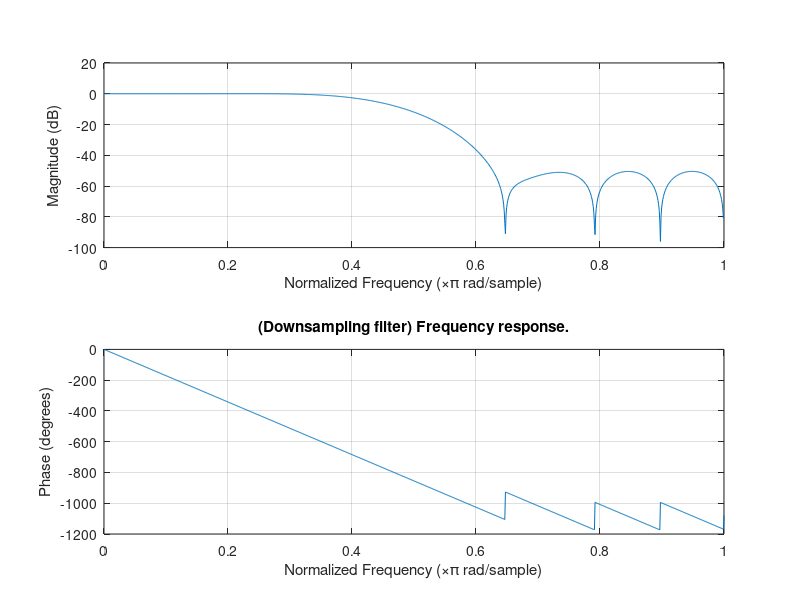

MATLAB code to generate this figure: (Note: this script raises an error after producing the figure.)
%Downsample z-stack with an integer factor. The input is band-passed with a
%bandpass-filter
clc;
close all;
clear all;
Md = 2; %Downsampling factor in z
Mu = 1; %Upsampling factor in z. The combined factor between downsampling and upsampling will be a new resampling factor of Mu/Mz
L = 19; %Filter length
h = fir1(L,1/Md*0.9);
figure(1);freqz(h,1,1024);
title('(Downsampling filter) Frequency response.');


%Dimension of each image
curfolder = 'D:\Mikhail\QDIC\Embryos_2016_02_26\checkpoint6_zees_more';
outdir = 'D:\Mikhail\QDIC\Embryos_2016_02_26\40x_data\checkpoint6_zees_more\Raw_frames';
if (~exist(outdir))
    mkdir(outdir);
end
ff=10;
tt=0:0;
chh=1;
ii=0;
cc=0;
rr=0;
zz = 0:2048;
mm=0:3;
fname =@(odir,f,t,i,ch,c,r,z,m) sprintf('%s\\f%d_t%d_i%d_ch%d_c%d_r%d_z%d_m%d.tif',odir,f,t,i,ch,c,r,z,m);
fname2 =@(odir,f,t,i,ch,c,r,z,str) sprintf('%s\\f%d_t%d_i%d_ch%d_c%d_r%d_z%d_%s.tif',odir,f,t,i,ch,c,r,z,str);




%Now, go downsampling the data
p=gcp;
delete(p);
p=parpool(2);


hr = fir1(L,1/max(Mu,Md)*0.9);
figure(1);freqz(hr,1,1024);
title('(Resampling filter) Frequency response.');
disp(['Downsampling: ' num2str(Md) 'x, upsampling: ' num2str(Mu) 'x...']);
    
%Polyphase filtering, make sure the length of the polyphase filter is  
h_L = length(hr(:));
h_L1 = ceil(h_L/lcm(Md,Mu))*lcm(Md,Mu); %Make sure the length of the filter is a multiple of Mu and Md. This will make the indexing less...crazy.
%Zeropad the data with 0 to make the filter polyphase
h_poly = [hr(:);zeros(h_L1-h_L,1)];
%Select polyphase filter
h_poly_length = h_L1/Md; %Length of each polyphase filter

    
newdatalength = ceil(length(zz)*Mu/Md)*Md;%Make sure the new size is is 
disp(['Original data length: ' num2str(length(zz)) ', new length after upsampling: ' num2str(newdatalength)]);
frametype = 'raw';
parfor f=ff
    for t=tt
        for i=ii
            for ch=chh
                for c=cc
                    for r=rr
                        if (strcmp(frametype,'raw')==1)
                            %Get dimension of the first image
                            tempim = imread(fname(curfolder,ff(1),tt(1),ii(1),chh(1),cc(1),rr(1),zz(1),mm(1)));
                            nrows = size(tempim,1);
                            ncols = size(tempim,2);
                            for m=mm
                                    input_buffer = zeros(nrows,ncols,size(h_poly,1));%Buffer the input
                                    outputidx = 1;
                                    lastidx_non_upsampled = 0; %This is the indices of the original dataset that was added and not upsampled
                                    lastposition_non_upsampled = 0; %Position of the last non-upsampled data

                                    for sampleidx = 1:Md:newdatalength
                                        disp(['Processing at: ' num2str(outputidx) '/' num2str(newdatalength/Md) ' frameidx: ' num2str(m)]);
                                        lastidx = sampleidx; %These are the indices in the upsampled dataset
                                        firstidx = lastidx - Md +1;
                                        if (lastidx ==1)
                                            curim = cast(imread(fname(curfolder,f,t,i,ch,c,r,zz(lastidx),m)),'single');
                                            input_buffer(:,:,1) = curim;
                                            lastidx_non_upsampled = 1; %Only the first sample added
                                            lastposition_non_upsampled = 1; %It is at position 1
                                        else
                                            input_buffer = circshift(input_buffer,Md,3);
                                            lastposition_non_upsampled = lastposition_non_upsampled+Md; %Update the location of the last sample

                                            while (lastposition_non_upsampled>Mu)
                                               lastidx_non_upsampled = lastidx_non_upsampled+1;
                                               curim = cast(imread(fname(curfolder,f,t,i,ch,c,r,zz(lastidx_non_upsampled),m)),'single'); %Read next image in
                                               lastposition_non_upsampled = lastposition_non_upsampled-Mu; %Calculate its new position
                                               input_buffer(:,:,lastposition_non_upsampled)=curim;
                                            end

                                        end
                                        outputim = cast(sum(input_buffer.*repmat(reshape(h_poly,[1 1 length(h_poly(:))]),...
                                                        [size(input_buffer,1),size(input_buffer,2),1]),3),'uint16');

                                        if ((sampleidx>=(h_L1))&(sampleidx<(newdatalength-h_L1)))
                                            outname = fname(outdir,f,t,i,ch,c,r,outputidx,m);
                                            writeTIFF(outputim,outname,'uint16');
                                        end
                                        outputidx = outputidx+1;
                                    end
                            end
                        else
                                    %Get dimension of the first image
                                    tempim = imread(fname2(curfolder,ff(1),tt(1),ii(1),chh(1),cc(1),rr(1),zz(1),'qdic'));
                                    nrows = size(tempim,1);
                                    ncols = size(tempim,2);
                                    input_buffer = zeros(nrows,ncols,size(h_poly,1));%Buffer the input
                                    outputidx = 1;
                                    lastidx_non_upsampled = 0; %This is the indices of the original dataset that was added and not upsampled
                                    lastposition_non_upsampled = 0; %Position of the last non-upsampled data

                                    for sampleidx = 1:Md:newdatalength
                                        disp(['Processing at: ' num2str(outputidx) '/' num2str(newdatalength/Md)]);
                                        lastidx = sampleidx; %These are the indices in the upsampled dataset
                                        firstidx = lastidx - Md +1;
                                        if (lastidx ==1)
                                            curim = cast(imread(fname2(curfolder,f,t,i,ch,c,r,zz(lastidx),'qdic')),'single');
                                            input_buffer(:,:,1) = curim;
                                            lastidx_non_upsampled = 1; %Only the first sample added
                                            lastposition_non_upsampled = 1; %It is at position 1
                                        else
                                            input_buffer = circshift(input_buffer,Md,3);
                                            lastposition_non_upsampled = lastposition_non_upsampled+Md; %Update the location of the last sample

                                            while (lastposition_non_upsampled>Mu)
                                               lastidx_non_upsampled = lastidx_non_upsampled+1;
                                               curim = cast(imread(fname2(curfolder,f,t,i,ch,c,r,zz(lastidx_non_upsampled),'qdic')),'single'); %Read next image in
                                               lastposition_non_upsampled = lastposition_non_upsampled-Mu; %Calculate its new position
                                               input_buffer(:,:,lastposition_non_upsampled)=curim;
                                            end

                                        end
                                        outputim = cast(sum(input_buffer.*repmat(reshape(h_poly,[1 1 length(h_poly(:))]),...
                                                        [size(input_buffer,1),size(input_buffer,2),1]),3),'double');

                                        if ((sampleidx>=(h_L1))&(sampleidx<(newdatalength-h_L1)))
                                            outname = fname2(outdir,f,t,i,ch,c,r,outputidx,'qdic');
                                            writeTIFF(outputim,outname);
                                        end
                                        outputidx = outputidx+1;
                                    end

                            
                            
                        end
                     end
                 end
             end
         end
    end
end



